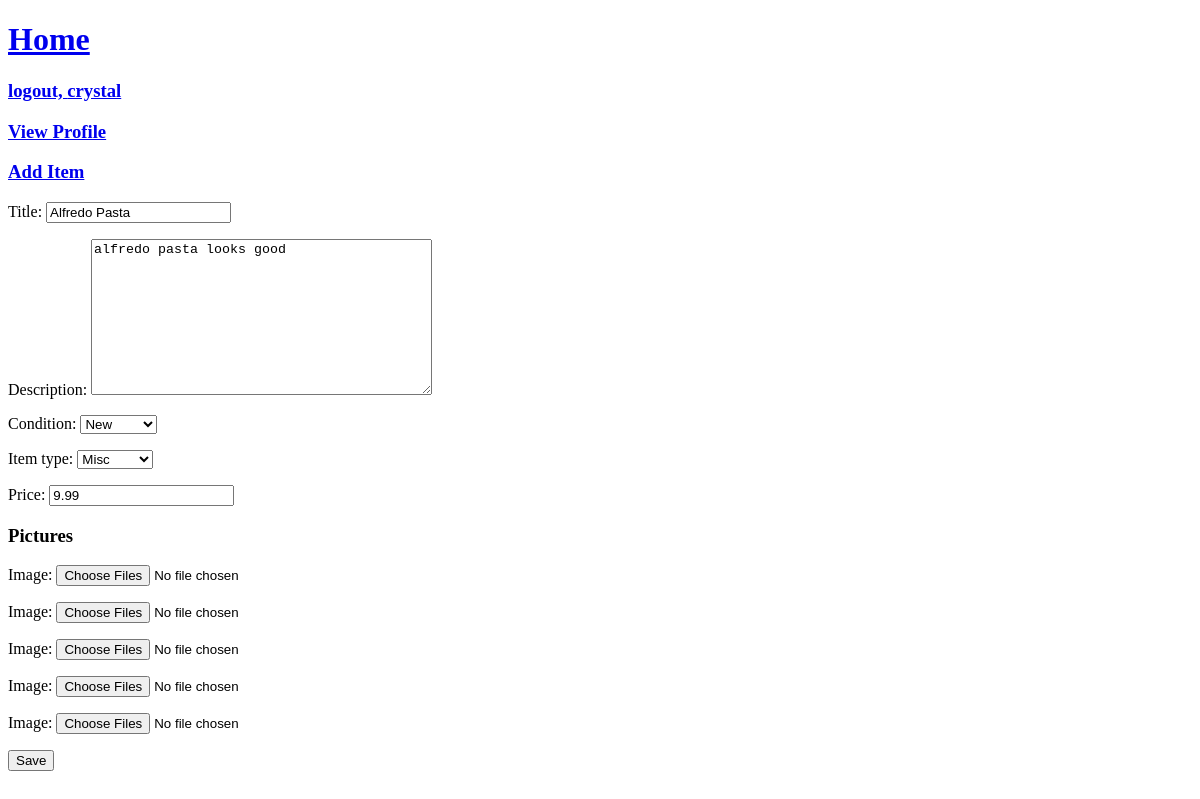
/thrift/item-update/ec504c61-fe08-45b1-8dde-23a6023c18dd/ (signed in), run on an earlier commit of the app's database.
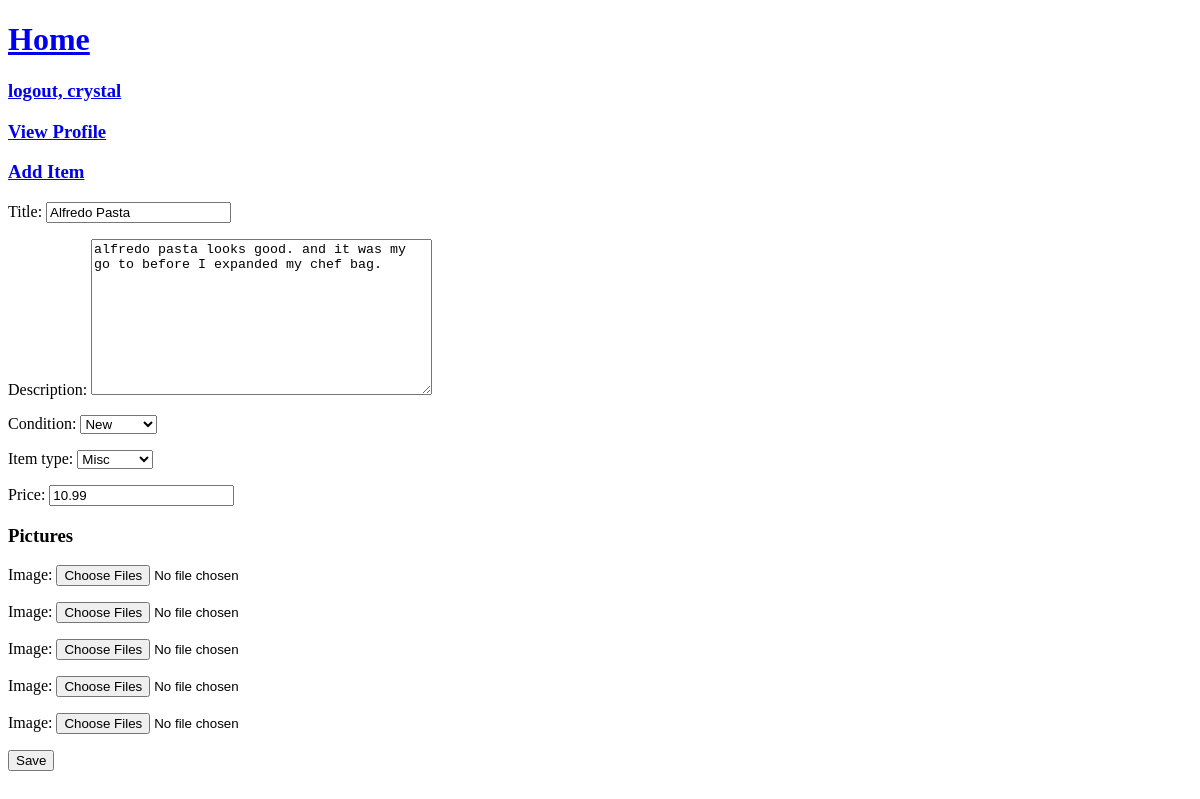
And on a later commit of the database.
### thrift/models.py (models this page shows, shortened)
class Item(models.Model):
    user = models.ForeignKey(User, null=True, on_delete=models.CASCADE)
    slug = models.SlugField(null=True, default=uuid.uuid4)
    title = models.CharField(null=True, max_length=128)
    description = models.TextField(null=True, max_length=512)
    condition = models.CharField(null=True, max_length=20, choices=CHOICES['condition'])
    item_type = models.CharField(null=True, max_length=20, choices=CHOICES['item-type'])
    price = models.DecimalField(null=True, max_digits=9, decimal_places=2)
    sale_status = models.CharField(null=True, max_length=20, choices=CHOICES['sale-status'], default="available")
    created = models.DateTimeField(null=True, editable=False, auto_now_add=True)
    modified = models.DateTimeField(null=True, auto_now=True)
    date_sold = models.DateTimeField(null=True, blank=True, editable=False) # a date is given when the sold switch is flicked

### thrift/views.py (the view, shortened to what this page needs)
# urls.py: path('thrift/item-update/<slug:slug>/', item_update_view),
@login_required(login_url='/login/')
def item_update_view(request, slug):
    item_obj = get_object_or_404(Item, slug=slug, user=request.user)
    item_form = ItemForm(request.POST or None, instance=item_obj)
    ItemImageFormset = modelformset_factory(ItemImage, form=ItemImageForm, max_num=5, extra=5)
    qs = item_obj.itemimage_set.all()
    item_image_formset = ItemImageFormset(request.POST or None, request.FILES or None, queryset=qs)
    context = {
        "item_form": item_form,
        "item_obj": item_obj,
        "item_image_formset": item_image_formset,
    }
    return render(request, "thrift/item-update.html", context)

### thrift/forms.py (shortened to what this page needs)
class ItemForm(forms.ModelForm):
    class Meta:
        model = Item
        fields = "__all__"
        exclude = ['user', 'slug', 'modified', 'sale_status']

### templates/thrift/item-update.html (shortened to what this page needs)
{% extends "base.html" %}
{% block content %}
<form method="POST" enctype="multipart/form-data">
    {{ item_form.as_p }}
    {% if item_image_formset %}
    <h3>Pictures</h3>
    {{ item_image_formset.as_p }}
    {% endif %}
    <input type="submit" name="add-item" value="Save">
</form>
{% endblock content %}

What changed in the data, as far as the page shows it:
changed Item "Alfredo Pasta": description "alfredo pasta looks good" → "alfredo pasta looks good. and it was my go to before I expanded my chef bag."; price "9.99" → "10.99"
